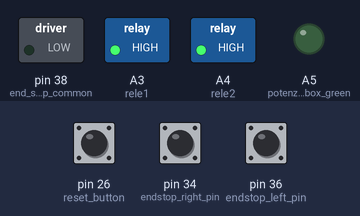
The sketch below on a simulated Arduino Mega 2560, built with avr-gcc and run on an emulated ATmega2560. Shown: switched loads named in the sketch (green lamp = pin HIGH), output pins drawn as LEDs (lit = HIGH). Inputs (shaded band) come from the test bench; at power-on: pin 26 (reset_button) HIGH, pin 34 (endstop_right_pin) HIGH, pin 36 (endstop_left_pin) HIGH.

Above: at 1.3 s.
1.4 s: pin 26 (reset_button) pulled LOW for 0.15 s
At 2.3 s:
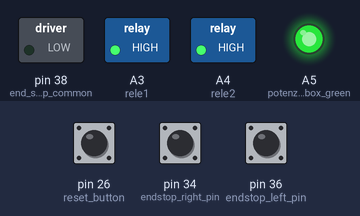
3.0 s: pin 26 (reset_button) pulled LOW for 1 s
At 3.5 s:
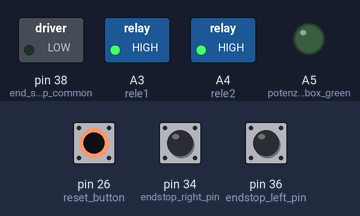
5.5 s: pin 26 (reset_button) pulled LOW for 3.2 s
At 6.6 s:
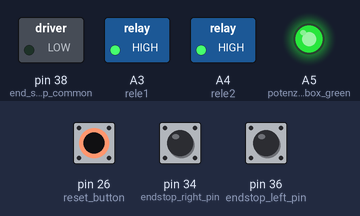
Timing chart, 0 to 8.5 s (numbered marks = the images above; inputs shaded):
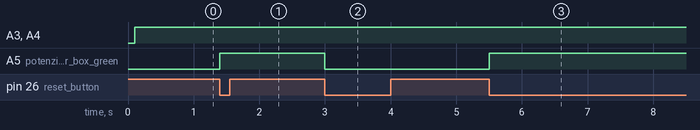

Measured:
- after the input at 1.4 s, A5 (potenziometer_box_green): LOW → HIGH at once
- after the input at 3.0 s, A5 (potenziometer_box_green): HIGH → LOW at once
- after the input at 5.5 s, A5 (potenziometer_box_green): LOW → HIGH at once

The sketch:

Pedana_Rotante_Scansione.ino
```cpp
// (licence header left out)
/*
 FUNCTION = 0, DRIVER = 1, FULL2WIRE = 2, FULL3WIRE = 3,
  FULL4WIRE = 4, HALF3WIRE = 6, HALF4WIRE = 8
*/

// modified by Davide Caminati
// version 0.9

#include <AccelStepper.h>

// Define a stepper and the pins it will use
AccelStepper stepper(8,4,5,7,6); // Defaults to AccelStepper::FULL4WIRE (4 pins) on 2, 3, 4, 5

volatile boolean Allarme = false;

volatile bool rotation_left_available = true;
volatile bool rotation_right_available = true;
String actual_rotation = "";

String version = "0.9";

int pin_velocita = A0; // wire 6 color yellow
int pin_ampiezza = A1; // wire 6 color white
int pin_accelerazione = A2; // wire 6 color brown

int end_stop_left = 34;  // green
int end_stop_right = 36; // white
int end_stop_common = 38; //  yellow + brown


// Potentiometers BOX Buttons
int reset_button = 26; // wire 4 color yellow
int center_button = 24; // wire 4 color brown
int sx_button = 28; // wire 4 color white

//  Potentiometer BOX LED
int potenziometer_box_green = A5; // wire 6 color green
int potenziometer_box_red = 22; // wire 4 color green


int maxSpeed = 500;
int acceleration = 300;
int ampiezza = 0;
int old_val_ampiezza = 0;

int led_eye_left = 8;  // wire 6  color brown
int led_eye_right = 9;  // wire 6 color white

int led_red = 10; // wire 6  color red
int led_yellow = 11; // wire 6  color green
int led_green = 12; // wire 6 color yellow

int rele1 = A3;
int rele2 = A4;

int val_velocita;
int val_ampiezza;
int val_accelerazione;

boolean setupComplete=false;
long debounceDelay = 50;    // the debounce time; increase if the output flickers
long lastDebounceTime = 0;  // the last time the output pin was toggled
boolean last_reset_button_val = true;
boolean detect_mode = false;

boolean stringComplete = false;  // whether the string is complete
String inputString = "";         // a string to hold incoming data

int endstop_right_pin = 34;
int endstop_left_pin = 36;

boolean Debug = true;
void setup()
{
  // Change these to suit your stepper if you want
	stepper.setMaxSpeed(maxSpeed);
	stepper.setAcceleration(acceleration);
	stepper.move(ampiezza);

  // ENDSTOP
	pinMode(endstop_right_pin,INPUT_PULLUP);
	pinMode(endstop_left_pin,INPUT_PULLUP);
	pinMode(end_stop_common,OUTPUT);
	delay(100);
	digitalWrite(end_stop_common,LOW);

  // RELE
	pinMode(rele1,OUTPUT);
	pinMode(rele2,OUTPUT);


    // initialize serial:
  Serial.begin(9600);
}

void loop()
{

	int reset_button_val =  digitalRead(reset_button);

	if (reset_button_val != last_reset_button_val) {
    	lastDebounceTime = millis();
  	}

  if (debounceDelay + lastDebounceTime > millis()) {
    if (reset_button_val != last_reset_button_val) {
      last_reset_button_val = reset_button_val;
      if (last_reset_button_val == LOW) {
        detect_mode = !detect_mode;
        analogWrite(potenziometer_box_green,detect_mode *255);
      }
    }
  }
  last_reset_button_val = reset_button_val;

	if (reset_button_val == LOW){
		RiarmaHandler();
		BlinkAllLED();

	}

	if (digitalRead(endstop_right_pin) == LOW){
		rotation_right_available = true;
	}
	else
	{
		rotation_right_available = false;
	}
	if (digitalRead(endstop_left_pin) == LOW){
		rotation_left_available = true;
	}
	else
	{
		rotation_left_available = false;
	}

    if (Debug) {
      val_velocita = 700;
      val_ampiezza = 4000;
      val_accelerazione = 200;
    }
    else
    {
      val_velocita = map(analogRead(pin_velocita),0,1024,800,300) ;
      val_ampiezza = map(analogRead(pin_ampiezza),0,1020,4000,1000) ;
      val_accelerazione = map(analogRead(pin_accelerazione),0,1024,400,100) ;
    }


	if (rotation_right_available == false)
	{
		LedON(potenziometer_box_red);
	    LedON(led_eye_right);
	}
	else if (rotation_left_available == false)
	{
		LedON(potenziometer_box_red);
		LedON(led_eye_left);
	}
	else
	{
        LedOFF(potenziometer_box_red);
        LedOFF(led_eye_left);
        LedOFF(led_eye_right);
	}


    stepper.setMaxSpeed(val_velocita);

    if (abs(old_val_ampiezza - val_ampiezza) > 100){
      old_val_ampiezza = val_ampiezza;
      ampiezza = val_ampiezza;
    }

    stepper.setAcceleration(val_accelerazione);


    if ((rotation_right_available == false) && (actual_rotation == "right") ){
    	rotation_left_available = true;
        stepper.disableOutputs();
        StopMotore();
        stepper.setCurrentPosition(0);
    }
    if ((rotation_left_available == false) && (actual_rotation == "left") ){
    	rotation_right_available = true;
        stepper.disableOutputs();
        StopMotore();
        stepper.setCurrentPosition(0);
    }
    else
    {
        stepper.enableOutputs();
        Muovi();
    }

    if (detect_mode){
    	Execute();
	}
	else{
		stepper.move(0);
	}


}


void Execute(){
    if (stringComplete) {
      if (inputString.startsWith("--L") && (rotation_left_available))
      {
      	actual_rotation = "left";
      	rotation_right_available = true;
        StartMotore();
        stepper.move(ampiezza);
      };
      if (inputString.startsWith("--R") && (rotation_right_available))
      {
      	actual_rotation = "right";
      	rotation_left_available = true;
        StartMotore();
        stepper.move(-ampiezza);
      }
      if (inputString.startsWith("--A"))  // allarme
      {
        stepper.disableOutputs();
        StopMotore();
        stepper.move(0);
      }
      if (inputString.startsWith("--D"))   // disarma
      {
        stepper.enableOutputs();
        stepper.move(0);
      }
      if (inputString.startsWith("--5"))   // Led Verde
      {
		LedOFF(led_green);
      }
      if (inputString.startsWith("++5"))   // Led Verde
      {
		LedON(led_green);
      }
      if (inputString.startsWith("--4"))   // Led Verde
      {
		LedOFF(led_yellow);
      }
      if (inputString.startsWith("++4"))   // Led Verde
      {
		LedON(led_yellow);
      }
      if (inputString.startsWith("--3"))   // Led Verde
      {
		LedOFF(led_red);
      }
      if (inputString.startsWith("++3"))   // Led Verde
      {
		LedON(led_red);
      }
      if (inputString.startsWith("--2"))   // Led rosso alto
      {
		LedOFF(led_eye_right);
      }
      if (inputString.startsWith("++2"))   // Led rosso alto
      {
		LedON(led_eye_right);
      }
      if (inputString.startsWith("--1"))   // Led rosso alto
      {
		LedOFF(led_eye_left);
      }
      if (inputString.startsWith("++1"))   // Led rosso alto
      {
		LedON(led_eye_left);
      }
      if (inputString.startsWith("?"))   // request kind of device
      {
		Serial.println("motor");
      }
      if (inputString.startsWith("V"))   // request software verion
      {
		Serial.println(version);
      }
    // clear the string:
    inputString = "";
    stringComplete = false;
    }

}

void LedON(int pin){
	digitalWrite(pin,HIGH);
}

void LedOFF(int pin){
	digitalWrite(pin,LOW);
}

void RiarmaHandler(){
  Allarme = false;
  actual_rotation = "";
  rotation_left_available = true;
  rotation_right_available = true;
}

void Muovi(){
    // If at the end of travel go to the other end
    if (stepper.distanceToGo() == 0){
      stepper.disableOutputs();
      StopMotore();
    }
    stepper.run();
}

void BlinkAllLED(){
	LedON(led_eye_left);
	LedON(led_eye_right);
	LedON(led_red);
	LedON(led_yellow);
	LedON(led_green);
	delay(500);
	LedOFF(led_eye_left);
	LedOFF(led_eye_right);
	LedOFF(led_red);
	LedOFF(led_yellow);
	LedOFF(led_green);
}

void StopMotore(){
    digitalWrite(rele1,HIGH);
    digitalWrite(rele2,HIGH);
}

void StartMotore(){
    digitalWrite(rele1,LOW);
    digitalWrite(rele2,LOW);
}

void serialEvent() {
  while (Serial.available()) {
    // get the new byte:
    char inChar = (char)Serial.read();
    // add it to the inputString:
    inputString += inChar;
    // if the incoming character is a newline, set a flag
    // so the main loop can do something about it:
    if (inChar == '\n') {
      stringComplete = true;
    }
  }
}
```
